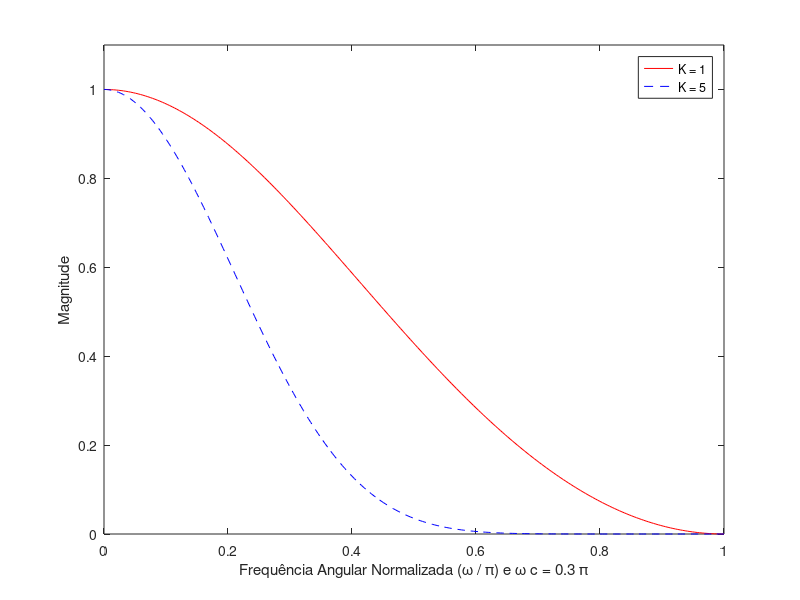
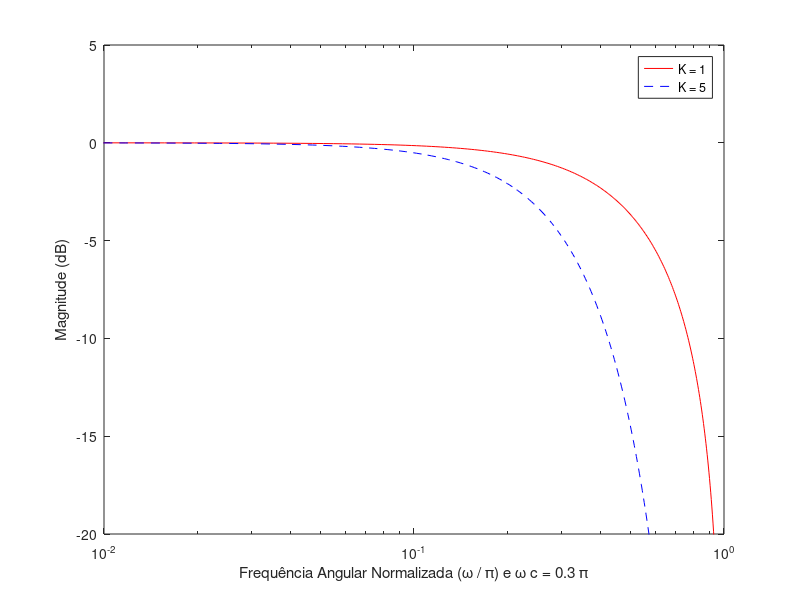

The MATLAB script that drew these images, in order:
% Plots em magnitude (Magnitude x Ω – frequência normalizada, 0 ≤ Ω ≤ 1) e em 
% decibéis (Ganho em dB x Ω – frequência normalizada, 10^-2 ≤ Ω ≤ 10^0 ) da 
% resposta em frequência |HPB(ejw)|^2 de um Filtro Passa-Baixas IIR de ordem-K, 
% para valores de K = 1 e K = 5, wc = 0.3π.

w = 0:pi/255:pi;
% Determinação de C e alpha
K1 = 1;
K2 = 5;
omegac = 0.3*pi;
C1 = 2^((K1-1)/K1);
alpha1 = (1+(1-C1)*cos(omegac)-sin(omegac)*(2*C1-C1*exp(2))*exp(1/2))/(1-C1+cos(omegac));
C2 = 2^((K2-1)/K2);
alpha2 = (1+(1-C2)*cos(omegac)-sin(omegac)*(2*C2-C2*exp(2))*exp(1/2))/(1-C2+cos(omegac));
% Função
s = tf('s');
% Numerador
P1 = (((1-alpha1)/2)*s+(1-alpha1)/2)^1;
P2 = (((1-alpha2)/2)*s+(1-alpha2)/2)^5;
% Denominador
Q1 = (s-alpha1)^1;
Q2 = (s-alpha2)^5;
% Coeficientes
[num1,den1] = tfdata((P1/Q1),'v');
[num2,den2] = tfdata((P2/Q2),'v');
%Resposta em frequência
H1 = freqz(num1,den1,w);
H2 = freqz(num2,den2,w);
% Cálculo da Magnitude
m1 = (abs(H1));
m2 = (abs(H2));
% Magnitude ao quadrado
n1 = (m1.^2);
n2 = (m2.^2);
% Cálculo da Magnitude em dB
dB1 = mag2db(m1);
dB2 = mag2db(m2);
% Plot da Resposta em Magnitude
figure(1); plot(w/pi,n1,'r-', w/pi,n2,'b--');
ylabel('Magnitude');
xlabel('Frequência Angular Normalizada (\omega / \pi) e \omega c = 0.3 \pi');
legend('K = 1','K = 5');
xlim([0 1]);
ylim([0 1.1]);
% Plot da Resposta em frequência em dB
figure(2); semilogx(w/pi,dB1,'r-', w/pi,dB2,'b--');
ylabel('Magnitude (dB)');
xlabel('Frequência Angular Normalizada (\omega / \pi) e \omega c = 0.3 \pi');
legend('K = 1','K = 5');
xlim([0.01 1]);
ylim([-20 5]);
